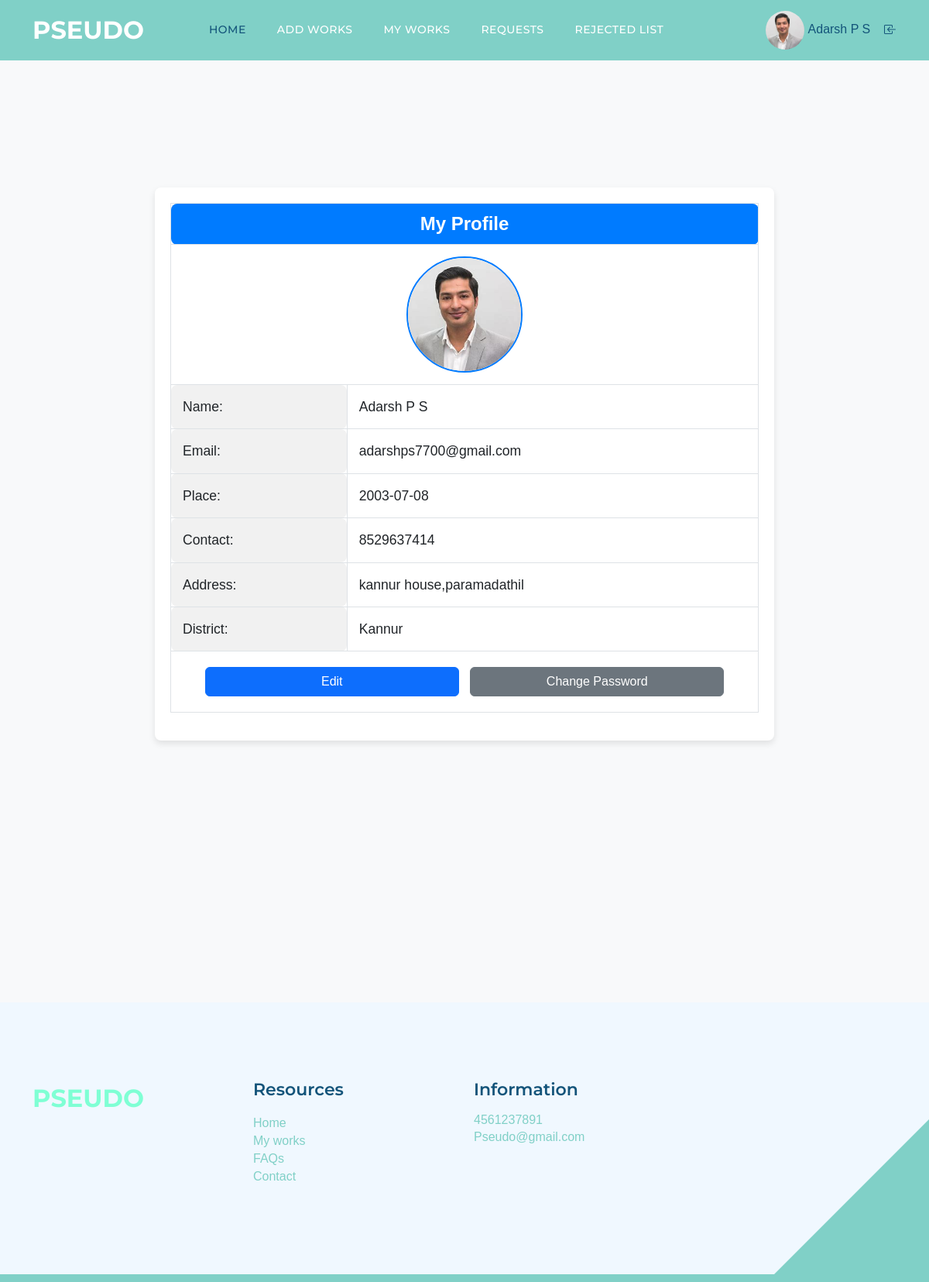
Screenshot of /client/CMyprofile.php (signed in) with the database file from the repository.
### tables this page shows
CREATE TABLE `tbl_client` (
  `client_id` int(11) NOT NULL,
  `client_name` varchar(50) NOT NULL,
  `client_email` varchar(50) NOT NULL,
  `place_id` int(11) NOT NULL,
  `client_address` varchar(100) NOT NULL,
  `client_photo` varchar(50) NOT NULL,
  `client_proof` varchar(50) NOT NULL,
  `client_password` varchar(50) NOT NULL,
  `client_dob` varchar(50) NOT NULL,
  `client_contact` varchar(50) NOT NULL,
  `client_status` int(11) NOT NULL,
  `client_gender` varchar(50) NOT NULL
);

CREATE TABLE `tbl_district` (
  `district_id` int(11) NOT NULL,
  `district_name` varchar(50) NOT NULL
);

### client/CMyprofile.php (the view, shortened to what this page needs)
<?php
include('Header.php');
?>
<!DOCTYPE html PUBLIC "-//W3C//DTD XHTML 1.0 Transitional//EN" "http://www.w3.org/TR/xhtml1/DTD/xhtml1-transitional.dtd">
<html xmlns="http://www.w3.org/1999/xhtml">
<head>
</head>
<body>
<div class="container profile-container">
    <form name="frm_profile" action="" method="POST">
      <table class="table table-bordered profile-table">
        <?php
          $selqry = "select * from tbl_client u
          inner join tbl_place p on u.place_id = p.place_id
          inner join tbl_district d on d.district_id = p.district_id where u.client_id=".$_SESSION['cid'];
          $client = $con->query($selqry);
          $data = $client->fetch_assoc();
        ?>
        <thead>
          <tr>
            <th colspan="2">My Profile</th>
          </tr>
        </thead>
        <tbody>
          <tr>
            <td colspan="2" class="text-center"><img src="../Asset/Files/client/Photo/<?php echo $data['client_photo'] ?>" class="profile-photo" alt="Profile Photo"/></td>
          </tr>
          <tr>
            <td class="text-right font-weight-bold">Name:</td>
            <td><?php echo $data['client_name'] ?></td>
          </tr>
          <tr>
            <td class="text-right font-weight-bold">Email:</td>
            <td><?php echo $data['client_email'] ?></td>
          </tr>
          <tr>
            <td class="text-right font-weight-bold">Place:</td>
            <td><?php echo $data['client_dob'] ?></td>
          </tr>
          <tr>
            <td class="text-right font-weight-bold">Contact:</td>
            <td><?php echo $data['client_contact'] ?></td>
          </tr>
          <tr>
            <td class="text-right font-weight-bold">Address:</td>
            <td><?php echo $data['client_address'] ?></td>
          </tr>
          <tr>
            <td class="text-right font-weight-bold">District:</td>
            <td><?php echo $data['district_name'] ?></td>
          </tr>
          <tr>
            <td colspan="2" class="text-center profile-actions">
              <a href="../Client/Edit_profile.php" class="btn btn-primary">Edit</a>
              <a href="Clientchangepass.php" class="btn btn-secondary">Change Password</a>
            </td>
          </tr>
        </tbody>
      </table>
    </form>
  </div>
</body>
<?php
include('Footer.php');
?>
</html>

### Asset/Templates/Main/css/templatemo-topic-listing.css (style rules this page uses)
:root { --white-color: #ffffff; --primary-color: #13547a; --secondary-color: #80d0c7; --section-bg-color: #f0f8ff; --custom-btn-bg-color: #80d0c7; --custom-btn-bg-hover-color: #13547a; --dark-color: #000000; --p-color: #717275; --border-color: #7fffd4; --link-hover-color: #13547a; --body-font-family: 'Open Sans', sans-serif; --title-font-family: 'Montserrat', sans-serif; --h1-font-size: 58px; --h2-font-size: 46px; --h3-font-size: 32px; --h4-font-size: 28px; --h5-font-size: 24px; --h6-font-size: 22px; --p-font-size: 20px; --menu-font-size: 14px; --btn-font-size: 18px; --copyright-font-size: 16px; --border-radius-large: 100px; --border-radius-medium: 20px; --border-radius-small: 10px; --font-weight-normal: 400; --font-weight-medium: 500; --font-weight-semibold: 600; --font-weight-bold: 700; }
body { background-color: var(--white-color); font-family: var(--body-font-family); }
a, button { touch-action: manipulation; transition: all 0.3s; }
a { display: inline-block; color: var(--primary-color); text-decoration: none; }

### client/CMyprofile.php (style rules this page uses)
body { background-color: #f8f9fa; font-family: 'Arial', sans-serif; }
.profile-container { max-width: 800px; margin: 50px auto; background-color: #fff; padding: 20px; border-radius: 8px; box-shadow: 0 4px 8px rgba(0, 0, 0, 0.1); }
.profile-table th { background-color: #007bff; color: #fff; font-size: 1.5em; text-align: center; border-radius: 8px; }
.profile-table td { padding: 15px; font-size: 1.1em; border-radius: 8px; }
.profile-table td.font-weight-bold { background-color: #f1f1f1; width: 30%; border-radius: 8px; }
.profile-photo { width: 150px; height: 150px; border-radius: 50%; object-fit: cover; border: 2px solid #007bff; }
.profile-actions .btn { margin: 5px; width: 45%; }

### rows the page displays
tbl_client: client_photo (picture), client_name "Adarsh P S", client_email "adarshps7700@gmail.com", client_dob "2003-07-08", client_contact "8529637414", client_address "kannur house,paramadathil", tbl_district.district_name "Kannur"

### other values shown
$_SESSION['cName'] "Adarsh P S"
